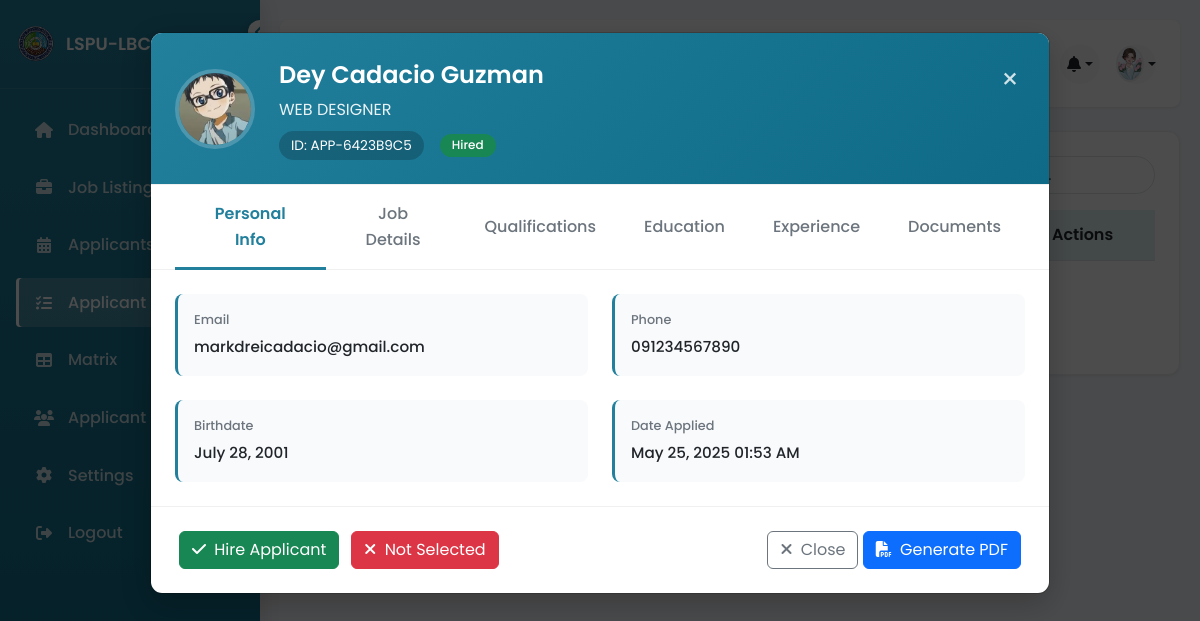
Page /applicantstatus.php?view_id=28 (signed in) on the committed database.
### tables this page shows
CREATE TABLE `users` (
  `user_id` int(11) NOT NULL,
  `first_name` varchar(50) NOT NULL,
  `middle_name` varchar(50) DEFAULT NULL,
  `last_name` varchar(50) NOT NULL,
  `email` varchar(100) NOT NULL,
  `birthdate` date DEFAULT NULL,
  `phone` varchar(20) DEFAULT NULL,
  `username` varchar(50) DEFAULT NULL,
  `password` varchar(255) DEFAULT NULL,
  `profile_pic` varchar(255) DEFAULT NULL,
  `reset_token` varchar(255) DEFAULT NULL,
  `token_expiry` datetime DEFAULT NULL,
  `reset_expires` datetime DEFAULT NULL,
  `role` enum('applicant','admin','superadmin') NOT NULL DEFAULT 'applicant',
  `is_active` tinyint(1) NOT NULL DEFAULT 1,
  `last_login` datetime DEFAULT NULL,
  `created_at` timestamp NOT NULL DEFAULT current_timestamp(),
  `updated_at` timestamp NOT NULL DEFAULT current_timestamp() ON UPDATE current_timestamp(),
  `email_verified` tinyint(1) DEFAULT 0,
  `verification_token` varchar(255) DEFAULT NULL,
  `verification_expires` datetime DEFAULT NULL
);

CREATE TABLE `applications` (
  `application_id` int(11) NOT NULL,
  `application_number` varchar(50) NOT NULL,
  `user_id` int(11) NOT NULL,
  `position_id` int(11) NOT NULL,
  `resume` varchar(255) DEFAULT NULL,
  `application_letter` varchar(255) NOT NULL,
  `personal_data_sheet` varchar(255) NOT NULL,
  `transcript_of_records` varchar(255) NOT NULL,
  `proof_of_eligibility` varchar(255) NOT NULL,
  `other_documents` varchar(255) DEFAULT NULL,
  `work_experience` text DEFAULT NULL,
  `education` text DEFAULT NULL,
  `status` enum('Pending','Applied','Under Review','Interview Scheduled','Under Interviews','Interviewed','Hired','Not Selected','Exam Completed','Exam Scheduled','Hired Not Shortlisted','For Requirements','Not Shortlisted') DEFAULT 'Pending',
  `submitted_at` timestamp NOT NULL DEFAULT current_timestamp(),
  `interview_date` datetime DEFAULT NULL,
  `exam_date` datetime DEFAULT NULL,
  `last_notified_status` varchar(50) DEFAULT NULL,
  `evaluation_status` enum('Pending','In Progress','Completed') DEFAULT 'Pending',
  `total_score` decimal(5,2) DEFAULT NULL,
  `phone` varchar(20) DEFAULT NULL
);

CREATE TABLE `job_positions` (
  `position_id` int(11) NOT NULL,
  `title` varchar(255) NOT NULL,
  `department_id` int(11) NOT NULL,
  `type` enum('Full-Time','Part-Time') NOT NULL,
  `category` enum('Teaching','Non-Teaching') NOT NULL,
  `location_id` int(11) NOT NULL,
  `date_posted` date NOT NULL,
  `place_of_assignment` varchar(255) NOT NULL,
  `status` enum('Open','Closed') DEFAULT 'Open',
  `created_at` timestamp NOT NULL DEFAULT current_timestamp(),
  `updated_at` timestamp NOT NULL DEFAULT current_timestamp() ON UPDATE current_timestamp(),
  `description` text DEFAULT NULL,
  `salary_range` varchar(100) DEFAULT NULL
);

### applicantstatus.php (the view, shortened to what this page needs)
<?php
$host = 'localhost';
$db = 'appjobsystem';
$userDb = 'root';
$pass = '';
$conn = new mysqli($host, $userDb, $pass, $db);
$userId = $_SESSION['user_id'];
$stmt = $conn->prepare("SELECT user_id, first_name, last_name, profile_pic FROM users WHERE user_id = ?");
$stmt->bind_param("i", $userId);
$stmt->execute();
$result = $stmt->get_result();
$user = $result->fetch_assoc();
$applicants = $conn->query("
    SELECT a.*,
           u.first_name, u.last_name, u.email, u.phone, u.birthdate, u.profile_pic,
           jp.title AS position_title,
           d.name AS department_name,
           l.name AS location_name
    FROM applications a
    JOIN users u ON a.user_id = u.user_id
    JOIN job_positions jp ON a.position_id = jp.position_id
    JOIN departments d ON jp.department_id = d.department_id
    JOIN locations l ON jp.location_id = l.location_id
    WHERE a.status IN ('Interviewed', 'Exam Completed')
    ORDER BY a.submitted_at DESC
");
function statusBadge($s) {
    return match($s) {
        'Pending'             => 'bg-secondary text-white',
        'Applied'             => 'bg-primary text-white',
        'Under Review'        => 'bg-warning text-dark',
        'Interview Scheduled' => 'bg-info text-white',
        'Under Interviews'    => 'bg-info text-white',
        'Interviewed'         => 'bg-primary text-white',
        'Hired'               => 'bg-success text-white',
        'Not Selected'        => 'bg-danger text-white',
        'Exam Completed'      => 'bg-purple text-white',
        default               => 'bg-secondary text-white',
    };
}
$profilePicFilename = !empty($user['profile_pic']) ? $user['profile_pic'] : 'default.jpg';
$profilePicPath = 'uploads/profile_pics/' . $profilePicFilename;
$hasProfilePic = file_exists($profilePicPath);
$applicationDetails = null;
if (isset($_GET['view_id'])) {
    $viewId = (int)$_GET['view_id'];
    $stmt = $conn->prepare("
        SELECT a.*,
               u.first_name, u.middle_name, u.last_name, u.email, u.phone, u.birthdate, u.profile_pic,
               jp.title AS position_title, jp.type, jp.category, jp.salary_range, jp.description AS position_description,
               d.name AS department_name,
               l.name AS location_name, l.address AS location_address
        FROM applications a
        JOIN users u ON a.user_id = u.user_id
        JOIN job_positions jp ON a.position_id = jp.position_id
        JOIN departments d ON jp.department_id = d.department_id
        JOIN locations l ON jp.location_id = l.location_id
        WHERE a.application_id = ?
    ");
    $stmt->bind_param("i", $viewId);
    $stmt->execute();
    $result = $stmt->get_result();
    $applicationDetails = $result->fetch_assoc();
}
?>
<!DOCTYPE html>
<html lang="en">
<head>
  <link href="https://cdn.jsdelivr.net/npm/bootstrap@5.3.0-alpha1/dist/css/bootstrap.min.css" rel="stylesheet">
  <link rel="stylesheet" href="https://cdnjs.cloudflare.com/ajax/libs/font-awesome/6.4.0/css/all.min.css">
  <link rel="stylesheet" href="https://cdnjs.cloudflare.com/ajax/libs/animate.css/4.1.1/animate.min.css">
  <link href="https://unpkg.com/aos@2.3.1/dist/aos.css" rel="stylesheet">
  <link rel="stylesheet" href="assets/css/admin/applicantstatus.css">
</head>
<body>
    <?php include 'admin_sidebar.php'; ?>
    <div class="main-content">
        <div class="topbar animate-slide-up">
            <div class="topbar-title">
                <h1>Applicant Status Management</h1>
                <p>Welcome back, <?= htmlspecialchars($user['first_name'] . ' ' . $user['last_name']) ?></p>
            </div>
            <div class="topbar-actions">
                <div class="dropdown">
                    <button class="notification-btn dropdown-toggle" type="button" id="notificationDropdown" data-bs-toggle="dropdown" aria-expanded="false">
                        <i class="fas fa-bell"></i>
                    </button>
                </div>
                <div class="dropdown">
                    <button class="profile-btn dropdown-toggle" type="button" id="profileDropdown" data-bs-toggle="dropdown" aria-expanded="false">
                        <?php if ($hasProfilePic): ?>
                            <img src="<?= htmlspecialchars($profilePicPath) ?>" class="profile-img" alt="Profile">
                        <?php else: ?>
                            <i class="fas fa-user-circle fs-5"></i>
                        <?php endif; ?>
                    </button>
                </div>
            </div>
        </div>
        <div class="table-card animate-slide-up delay-2">
          <div class="d-flex justify-content-between align-items-center mb-3">
            <h3 class="mb-0">Interviewed Applicants</h3>
            <div class="search-box">
            </div>
          </div>
          <div class="table-responsive">
            <table class="table">
              <thead>
                <tr>
                  <th>Applicant</th>
                  <th>Applicant NO.</th>
                  <th>Position</th>
                  <th>Date Applied</th>
                  <th>Status</th>
                  <th>Actions</th>
                </tr>
              </thead>
              <tbody>
                <?php if ($applicants->num_rows > 0): ?>
                  <?php while($row = $applicants->fetch_assoc()):
                    $fullName = htmlspecialchars(trim($row['first_name'] . ' ' . $row['last_name']));
                    $email = htmlspecialchars($row['email']);
                    $application_number = htmlspecialchars($row['application_number']);
                    $position = htmlspecialchars($row['position_title']);
                    $appliedDate = date("M d, Y", strtotime($row['submitted_at']));
                    $badgeClass = statusBadge($row['status']);
                    $profilePic = !empty($row['profile_pic']) ? 'uploads/profile_pics/' . $row['profile_pic'] : 'uploads/profile_pics/default.jpg';
                  ?>
                  <tr>
                    <td>
                      <div class="applicant-info">
                        <img src="<?= htmlspecialchars($profilePic) ?>" class="applicant-img" alt="Applicant">
                        <div>
                          <div class="applicant-name"><?= $fullName ?></div>
                          <div class="applicant-email"><?= $email ?></div>
                        </div>
                      </div>
                    </td>
                    <td><?= $application_number ?></td>
                    <td><?= $position ?></td>
                    <td><?= $appliedDate ?></td>
                    <td><span class="badge <?= $badgeClass ?>"><?= htmlspecialchars($row['status']) ?></span></td>
                    <td>
                      <div class="action-buttons">
                        <a href="?view_id=<?= $row['application_id'] ?>" class="btn-icon btn-primary" title="View Application">
                          <i class="fas fa-eye"></i>
                        </a>
                        <form method="post">
                          <input type="hidden" name="app_id" value="<?= $row['application_id'] ?>">
                          <input type="hidden" name="status" value="Hired">
                          <button type="submit" class="btn-icon btn-success" title="Hire Applicant">
                            <i class="fas fa-check"></i>
                          </button>
                        </form>
                        <form method="post">
                          <input type="hidden" name="app_id" value="<?= $row['application_id'] ?>">
                          <input type="hidden" name="status" value="Not Selected">
                          <button type="submit" class="btn-icon btn-danger" title="Not Selected">
                            <i class="fas fa-times"></i>
                          </button>
                        </form>
                      </div>
                    </td>
                  </tr>
                  <?php endwhile; ?>
                <?php else: ?>
                  <tr>
                    <td colspan="6" class="text-center py-4">No interviewed applicants found</td>
                  </tr>
                <?php endif; ?>
              </tbody>
            </table>
          </div>
        </div>
    </div>
    <?php if ($applicationDetails): ?>
    <div class="modal" id="applicationModal" style="display: block;">
      <div class="modal-content">
        <div class="modal-header">
          <div class="applicant-header">
            <?php
              $profilePic = !empty($applicationDetails['profile_pic']) ?
                'uploads/profile_pics/' . $applicationDetails['profile_pic'] :
                'uploads/profile_pics/default.jpg';
              $fullName = htmlspecialchars($applicationDetails['first_name'] . ' ' .
                ($applicationDetails['middle_name'] ? $applicationDetails['middle_name'] . ' ' : '') .
                $applicationDetails['last_name']);
            ?>
            <img src="<?= htmlspecialchars($profilePic) ?>" class="applicant-avatar" alt="Applicant">
            <div class="applicant-titles">
              <h2 class="modal-title"><?= $fullName ?></h2>
              <p class="applicant-position"><?= htmlspecialchars($applicationDetails['position_title']) ?></p>
              <div class="applicant-meta">
                <span class="applicant-id">ID: <?= htmlspecialchars($applicationDetails['application_number']) ?></span>
                <span class="badge <?= statusBadge($applicationDetails['status']) ?>">
                  <?= htmlspecialchars($applicationDetails['status']) ?>
                </span>
              </div>
            </div>
          </div>
          <button class="close-modal" onclick="closeModal()">&times;</button>
        </div>
        <div class="modal-body">
          <div class="modal-tabs">
            <button class="tab-btn active" data-tab="personal">Personal Info</button>
            <button class="tab-btn" data-tab="job">Job Details</button>
            <button class="tab-btn" data-tab="qualifications">Qualifications</button>
            <button class="tab-btn" data-tab="education">Education</button>
            <button class="tab-btn" data-tab="experience">Experience</button>
            <button class="tab-btn" data-tab="documents">Documents</button>
          </div>
          <div class="tab-content active" id="personal-tab">
            <div class="info-grid">
              <div class="info-item">
                <span class="info-label">Email</span>
                <span class="info-value"><?= htmlspecialchars($applicationDetails['email']) ?></span>
              </div>
              <div class="info-item">
                <span class="info-label">Phone</span>
                <span class="info-value"><?= htmlspecialchars($applicationDetails['phone']) ?></span>
              </div>
              <?php if (!empty($applicationDetails['birthdate'])): ?>
                <div class="info-item">
                  <span class="info-label">Birthdate</span>
                  <span class="info-value">
                    <?= date('F j, Y', strtotime($applicationDetails['birthdate'])) ?>
                  </span>
                </div>
              <?php endif; ?>
              <div class="info-item">
                <span class="info-label">Date Applied</span>
                <span class="info-value">
                  <?= date('F j, Y h:i A', strtotime($applicationDetails['submitted_at'])) ?>
                </span>
              </div>
            </div>
          </div>
        </div>
        <div class="modal-footer">
          <div class="status-actions">
            <form method="post">
              <button type="submit" class="btn btn-success">
                <i class="fas fa-check me-1"></i> Hire Applicant
              </button>
            </form>
            <form method="post">
              <button type="submit" class="btn btn-danger">
                <i class="fas fa-times me-1"></i> Not Selected
              </button>
            </form>
          </div>
          <div class="utility-actions">
            <button class="btn btn-outline-secondary" onclick="closeModal()">
              <i class="fas fa-times me-1"></i> Close
            </button>
            <a href="?generate_pdf=<?= $applicationDetails['application_id'] ?>" class="btn btn-primary">
              <i class="fas fa-file-pdf me-1"></i> Generate PDF
            </a>
          </div>
        </div>
      </div>
    </div>
    <?php endif; ?>
</body>
</html>

### rows in the picture
users: profile_pic (picture)
applications: user.profile_pic (picture), user.last_name "Dey Cadacio Guzman", position.title "WEB DESIGNER", application_number "APP-6423B9C5", status "Hired", user.email "markdreicadacio@gmail.com", user.phone "091234567890", user.birthdate "July 28, 2001", submitted_at "May 25, 2025 01:53 AM"
